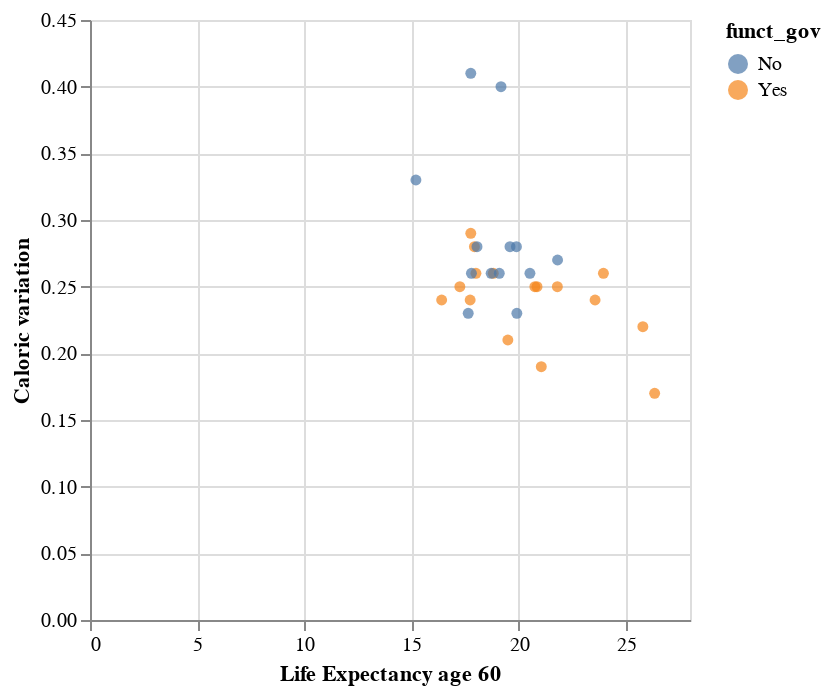

The notebook cell this image was saved under:
### Markdown cell above
Below is a visualization of the data using Life Expectancy at 60 and Calorie variation with the classification variable as the color.

### Code cell
df["funct_gov"] = df["funct_gov"].replace({
     'N':'No',
     'Y':'Yes'
 })

func_plot = alt.Chart(df).mark_circle().encode(
    x=alt.X('Both sexes age 60', title='Life Expectancy age 60'),
    y=alt.Y('Coefficient of Variation (CV) of caloric intake', title='Caloric variation'),
    color=alt.Color('funct_gov').title('funct_gov')
)
func_plot
